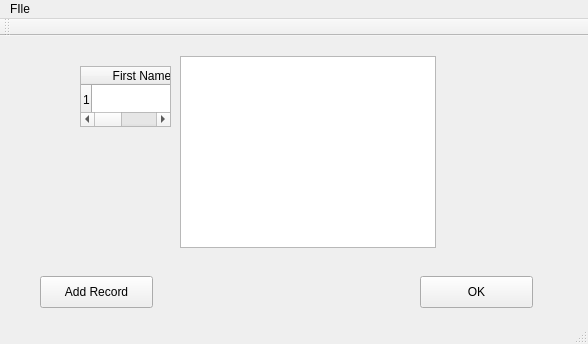
<?xml version="1.0" encoding="UTF-8"?>
<ui version="4.0">
 <class>DatabaseForm</class>
 <widget class="QMainWindow" name="DatabaseForm">
  <property name="geometry">
   <rect>
    <x>0</x>
    <y>0</y>
    <width>588</width>
    <height>344</height>
   </rect>
  </property>
  <property name="windowTitle">
   <string>DatabaseForm</string>
  </property>
  <widget class="QWidget" name="centralWidget">
   <widget class="QPushButton" name="addRButton">
    <property name="geometry">
     <rect>
      <x>40</x>
      <y>240</y>
      <width>113</width>
      <height>32</height>
     </rect>
    </property>
    <property name="text">
     <string>Add Record</string>
    </property>
   </widget>
   <widget class="QPushButton" name="okButton">
    <property name="geometry">
     <rect>
      <x>420</x>
      <y>240</y>
      <width>113</width>
      <height>32</height>
     </rect>
    </property>
    <property name="text">
     <string>OK</string>
    </property>
   </widget>
   <widget class="QTableWidget" name="tableWidget">
    <property name="geometry">
     <rect>
      <x>80</x>
      <y>30</y>
      <width>91</width>
      <height>61</height>
     </rect>
    </property>
    <property name="rowCount">
     <number>1</number>
    </property>
    <property name="columnCount">
     <number>4</number>
    </property>
    <row/>
    <column>
     <property name="text">
      <string>First Name</string>
     </property>
    </column>
    <column>
     <property name="text">
      <string>Last Name</string>
     </property>
    </column>
    <column>
     <property name="text">
      <string>Salary</string>
     </property>
    </column>
    <column>
     <property name="text">
      <string>Hiring Year</string>
     </property>
    </column>
   </widget>
   <widget class="QTableView" name="tableView">
    <property name="geometry">
     <rect>
      <x>180</x>
      <y>20</y>
      <width>256</width>
      <height>192</height>
     </rect>
    </property>
   </widget>
  </widget>
  <widget class="QMenuBar" name="menuBar">
   <property name="geometry">
    <rect>
     <x>0</x>
     <y>0</y>
     <width>588</width>
     <height>22</height>
    </rect>
   </property>
   <widget class="QMenu" name="menuFIle">
    <property name="title">
     <string>FIle</string>
    </property>
    <addaction name="actionSave"/>
   </widget>
   <addaction name="menuFIle"/>
  </widget>
  <widget class="QToolBar" name="mainToolBar">
   <attribute name="toolBarArea">
    <enum>TopToolBarArea</enum>
   </attribute>
   <attribute name="toolBarBreak">
    <bool>false</bool>
   </attribute>
  </widget>
  <widget class="QStatusBar" name="statusBar"/>
  <action name="actionSave">
   <property name="text">
    <string>Save</string>
   </property>
  </action>
 </widget>
 <layoutdefault spacing="6" margin="11"/>
 <resources/>
 <connections/>
</ui>
